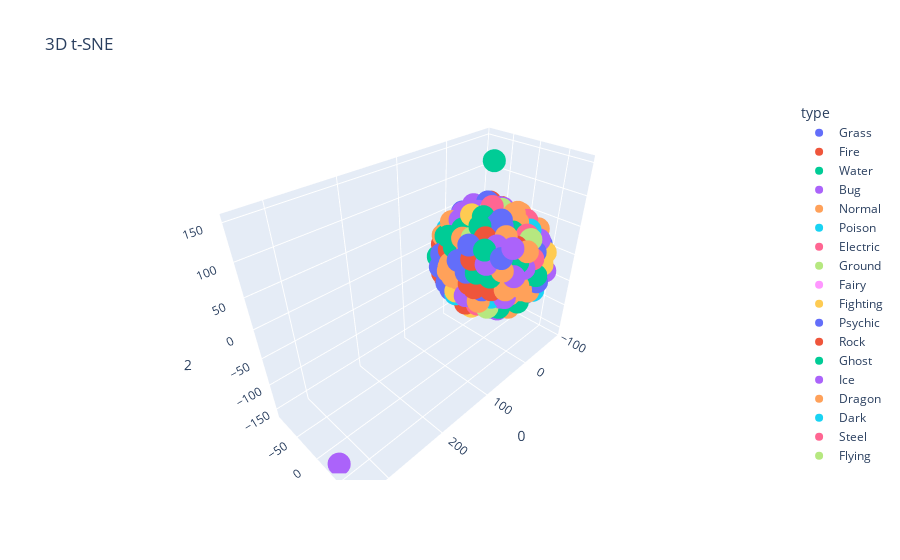

Notebook code cell kept with this figure:
### Code cell
fig = px.scatter_3d(tsne, x=0, y=1, z=2, color=pokemon_types, labels={'color': 'type'}, hover_name=filenames, title='3D t-SNE')
fig.show()

### Figure 1 — Plotly figure (JSON) as saved in the notebook; plotly's stock layout.template omitted (floating-point values rounded to 4 significant figures)
{"data": [{"hovertemplate": "<b>%{hovertext}</b><br><br>type=Grass<br>0=%{x}<br>1=%{y}<br>2=%{z}<extra></extra>", "hovertext": ["Bulbasaur", "Ivysaur", "Venusaur", "Oddish", "Gloom", "Vileplume", "Bellsprout", "Weepinbell", "Victreebel", "Exeggcute", "Exeggutor", "Tangela", "Chikorita", "Bayleef", "Meganium", "Bellossom", "Hoppip", "Skiploom", "Jumpluff", "Sunkern", "Sunflora", "Treecko", "Grovyle", "Sceptile", "Seedot", "Nuzleaf", "Shiftry", "Shroomish", "Breloom", "Roselia", "Cacnea", "Cacturne", "Tropius", "Turtwig", "Grotle", "Torterra", "Budew", "Roserade", "Cherubi", "Cherrim-beta", "Cherrim-sunshine", "Cherrim", "Carnivine", "Snover", "Abomasnow", "Tangrowth", "Leafeon", "Shaymin-sky", "Shaymin", "Snivy", "Servine", "Serperior", "Pansage", "Simisage", "Cottonee", "Whimsicott", "Petilil", "Lilligant", "Maractus", "Foongus", "Amoonguss", "Ferroseed", "Ferrothorn", "Virizion"], "legendgroup": "Grass", "marker": {"color": "#636efa", "symbol": "circle"}, "mode": "markers", "name": "Grass", "scene": "scene", "showlegend": true, "type": "scatter3d", "x": [23.17, 14.2, -0.808, -6.469, -59.74, 62.65, 28.49, -26.33, -7.422, 54.95, -72.21, -27.19, -8.598, -31.95, 5.917, -19.75, -48.65, 10.91, 77.34, -15.53, 51.82, -22.88, 78.02, -47.32, 14.63, -32.03, 48.93, 26.61, -15.99, -13.04, 3.3, -46.85, -1.269, -4.216, -30.53, 23.69, -13.6, -7.584, 40.92, -34.01, -27.37, -1.156, -76.9, -19.44, -50.93, -40.96, -10.25, 28.27, 19.95, 59.64, 1.037, 28.04, -5.307, -39.55, 26.15, 25.92, -7.178, 25.03, 6.505, 31.77, -2.801, 22.93, -22.9, -63.21], "y": [20.6, -41.82, -63.67, 21.1, 13.8, -47.76, 44.41, 63.26, -74.78, -24.66, 26.41, -24.09, -15.31, 48.62, 28.03, -4.257, 43.53, 25.57, 15.67, 35.51, -36.4, -32.73, 0.01772, 57.27, 22.97, -61.93, -35.52, -8.664, 51.36, 12.86, 54.85, 25.59, -34.69, -18.17, -55.89, -57.29, -1.885, -30.89, 14.74, -30.03, 7.818, -7.459, -15.02, -19.69, -13.7, -54.89, 80.56, -11.31, 4.432, 32.74, -56.19, 30.61, -17.76, -25.23, -12.62, -57.76, -5.674, -71.29, 30.31, 26.29, -53.57, 25.22, 36.69, 9.248], "z": [-24.03, -68.26, 56.39, 11.79, 24.66, 12.1, 39.43, 12.36, -37.58, 26.42, 31.12, 1.616, 17.85, -60.96, 46.54, 8.026, 0.2891, -21.71, 14.6, 10.41, -53.82, 54.35, 27.92, 27.48, -1.373, 44.17, -35.07, -30.17, 8.101, -51.14, -50.19, -15.83, -59.36, 26.95, -39.66, 39.57, 15.57, -77.3, -3.011, -45.17, -13.87, 36.32, 11.63, 29.3, -32.75, 22.46, -12.88, 36.91, -42.97, -16.79, -8.897, 29.95, 2.886, -28.46, -38.44, -4.259, 7.733, -28.07, -60.54, -0.03678, -62.45, -8.22, -29.25, 43.63]}, {"hovertemplate": "<b>%{hovertext}</b><br><br>type=Fire<br>0=%{x}<br>1=%{y}<br>2=%{z}<extra></extra>", "hovertext": ["Charmander", "Charmeleon", "Charizard", "Vulpix", "Ninetales", "Growlithe", "Arcanine", "Ponyta", "Rapidash", "Magmar", "Flareon", "Moltres", "Cyndaquil", "Quilava", "Typhlosion", "Slugma", "Magcargo", "Magby", "Entei", "Ho-oh", "Torchic", "Combusken", "Blaziken", "Numel", "Camerupt", "Torkoal", "Chimchar", "Monferno", "Infernape", "Magmortar", "Heatran", "Tepig", "Pignite", "Emboar", "Pansear", "Simisear", "Darumaka", "Darmanitan-zen", "Darmanitan", "Heatmor"], "legendgroup": "Fire", "marker": {"color": "#EF553B", "symbol": "circle"}, "mode": "markers", "name": "Fire", "scene": "scene", "showlegend": true, "type": "scatter3d", "x": [1.396, 10.41, -17.35, 9.766, -5.243, 9.805, 57.58, 47.15, -53.74, 45.65, 49.8, 44.42, 41.71, 61.47, 42.26, -21.06, -45.19, 24.98, 71.0, 36.62, -15.27, -9.601, -62.54, -67.26, 9.015, 19.7, -42.19, -22.55, 41.1, -63.46, -10.8, 43.15, -13.78, -1.411, -13.57, 10.33, -10.71, -18.01, 12.78, -51.83], "y": [-36.98, -82.93, 40.65, -4.736, -57.34, 69.64, -50.05, -52.47, -47.75, -54.41, -11.9, -14.16, 45.95, -32.98, 18.33, 34.98, -31.09, 1.185, 19.28, -9.279, 29.5, 14.24, 53.77, 10.74, -20.04, 18.2, 31.12, 48.64, -61.59, -47.93, 20.99, 36.04, -43.68, -83.38, -21.89, -69.62, 39.33, -17.77, 52.99, -35.45], "z": [-9.083, -21.98, -6.42, -64.01, -42.7, 1.179, -25.8, -43.31, 45.56, 10.34, 24.84, 40.74, -12.02, 25.43, 58.39, 26.7, -61.73, 28.47, 35.12, -58.91, 20.38, 39.52, -4.46, -23.62, -61.12, -68.58, 7.835, 36.05, -25.49, -6.385, -35.75, 1.717, -16.82, 10.95, -25.05, 42.29, -53.94, 3.255, 45.19, -9.182]}, {"hovertemplate": "<b>%{hovertext}</b><br><br>type=Water<br>0=%{x}<br>1=%{y}<br>2=%{z}<extra></extra>", "hovertext": ["Squirtle", "Wartortle", "Blastoise", "Psyduck", "Golduck", "Poliwag", "Poliwhirl", "Poliwrath", "Tentacool", "Tentacruel", "Slowpoke", "Slowbro", "Seel", "Dewgong", "Shellder", "Cloyster", "Krabby", "Kingler", "Horsea", "Seadra", "Goldeen", "Seaking", "Staryu", "Starmie", "Magikarp", "Gyarados", "Lapras", "Vaporeon", "Totodile", "Croconaw", "Feraligatr", "Chinchou", "Lanturn", "Marill", "Azumarill", "Politoed", "Wooper", "Quagsire", "Slowking", "Qwilfish", "Corsola", "Remoraid", "Octillery", "Mantine", "Kingdra", "Suicune", "Mudkip", "Marshtomp", "Swampert", "Lotad", "Lombre", "Ludicolo", "Wingull", "Pelipper", "Carvanha", "Sharpedo", "Wailmer", "Wailord", "Barboach", "Whiscash", "Corphish", "Crawdaunt", "Feebas", "Milotic", "Clamperl", "Huntail", "Gorebyss", "Relicanth", "Luvdisc", "Kyogre", "Piplup", "Prinplup", "Empoleon", "Buizel", "Floatzel", "Shellos-east", "Shellos-west", "Shellos", "Gastrodon-east", "Gastrodon-west", "Gastrodon", "Finneon", "Lumineon", "Mantyke", "Palkia", "Phione", "Manaphy", "Oshawott", "Dewott", "Samurott", "Panpour", "Simipour", "Tympole", "Palpitoad", "Seismitoad", "Basculin-blue-striped", "Basculin", "Tirtouga", "Carracosta", "Ducklett", "Swanna", "Frillish", "Jellicent", "Alomomola", "Keldeo-resolute", "Keldeo"], "legendgroup": "Water", "marker": {"color": "#00cc96", "symbol": "circle"}, "mode": "markers", "name": "Water", "scene": "scene", "showlegend": true, "type": "scatter3d", "x": [2.078, 57.26, -41.22, -18.67, -31.47, 6.541, -35.37, -33.65, -8.521, 46.41, 33.75, -14.71, -21.96, 19.59, 33.5, -69.92, -25.89, -15.69, 0.2565, -35.56, 25.18, 13.71, 30.77, -25.77, -13.11, -13.46, 44.68, 24.15, 2.764, 12.85, -61.33, 69.44, 0.6084, 15.78, 55.21, 6.821, 12.6, -24.5, -2.86, 22.26, -25.92, -19.44, 2.001, -11.99, -21.06, 25.06, 27.97, 25.11, 44.51, 22.93, -37.69, 48.15, -7.726, -43.53, -41.82, -73.73, -49.58, -44.64, 12.55, 33.25, -7.047, 15.34, -36.28, 20.55, -35.12, -31.38, -42.98, -31.65, 11.96, -70.05, 14.46, 31.57, 19.66, -28.19, 37.31, -10.62, -12.11, 19.08, 33.62, 43.0, 37.26, 20.45, 0.3472, 5.3, -72.03, 25.61, -26.11, 0.09475, 10.86, 40.27, 67.44, -29.67, 2.271, -29.01, -54.69, 4.118, 1.669, 47.74, 61.91, 2.917, -69.95, 17.16, 29.99, 12.46, 26.78, 51.82], "y": [-26.64, -40.07, -62.74, 30.08, 16.82, -24.92, -48.9, 67.12, 52.62, -54.44, -74.1, -18.88, -48.71, 45.91, 2.655, -31.96, 11.97, -13.01, 6.306, -15.39, 3.019, 0.971, 44.48, -48.74, 38.45, 63.68, 53.69, -1.905, -15.72, -54.43, -46.24, 27.96, 83.95, -29.15, 28.65, 40.37, 3.82, -60.84, 8.358, 8.271, -3.17, -14.17, -10.67, -0.8347, 52.22, 66.07, -30.68, 4.794, -0.9917, 29.89, -9.549, 25.27, 46.01, 11.45, -3.93, -12.21, -4.379, -37.21, 21.94, -44.96, -35.89, 4.892, 2.771, 71.04, -24.74, 51.97, 64.74, 20.6, 28.19, 31.41, -17.04, -8.959, -54.84, 16.7, 49.7, -27.41, -18.09, -16.28, -10.31, -24.02, -16.53, 8.837, 54.56, 38.77, -36.48, -41.02, 8.38, 18.25, -4.917, 13.0, -17.61, 50.09, 47.74, -29.99, -30.01, 34.96, 30.52, 3.779, 46.9, -4.275, 35.49, 41.53, 35.69, -12.6, -17.38, -65.56], "z": [-6.97, 44.0, 7.999, -19.08, -48.01, -13.9, -56.17, -23.78, -64.68, 34.82, -9.998, -49.98, 2.88, -34.42, -5.785, 31.56, -25.26, -74.46, -3.797, -75.65, -64.55, -49.9, 7.321, -8.324, -43.05, -21.9, 5.495, 78.17, -3.39, 24.09, -28.96, 15.09, 4.846, -8.878, 47.7, -25.16, 7.583, 27.12, 50.72, -24.72, -14.96, -13.47, 50.4, -69.6, -46.23, 30.02, 5.746, 55.96, 32.61, -18.26, 7.824, 13.57, -23.01, 11.17, 48.19, 39.88, -2.299, 25.53, -43.31, -30.37, -29.0, -80.44, 14.6, -39.67, 30.59, -32.26, 2.818, 5.541, 11.29, -29.44, 4.849, 1.521, -28.95, 19.74, -52.29, 13.64, 55.65, 18.54, 57.21, 57.17, 56.17, -11.21, 2.089, 61.4, -8.596, 9.115, 6.374, 2.519, 18.25, -63.5, 38.39, 0.1667, -15.5, 25.16, -27.29, -36.15, -41.53, -11.52, 13.72, 12.31, -5.869, 25.99, -42.29, -13.26, 11.87, -4.413]}, {"hovertemplate": "<b>%{hovertext}</b><br><br>type=Bug<br>0=%{x}<br>1=%{y}<br>2=%{z}<extra></extra>", "hovertext": ["Caterpie", "Metapod", "Butterfree", "Weedle", "Kakuna", "Beedrill", "Paras", "Parasect", "Venonat", "Venomoth", "Scyther", "Pinsir", "Ledyba", "Ledian", "Spinarak", "Ariados", "Yanma", "Pineco", "Forretress", "Scizor", "Shuckle", "Heracross", "Wurmple", "Silcoon", "Beautifly", "Cascoon", "Dustox", "Surskit", "Masquerain", "Nincada", "Ninjask", "Shedinja", "Volbeat", "Illumise", "Kricketot", "Kricketune", "Burmy-beta", "Burmy-sandy", "Burmy-trash", "Burmy", "Wormadam-sandy", "Wormadam-trash", "Wormadam", "Mothim", "Combee", "Vespiquen", "Yanmega", "Sewaddle", "Swadloon", "Leavanny", "Venipede", "Whirlipede", "Scolipede", "Dwebble", "Crustle", "Karrablast", "Escavalier", "Joltik", "Galvantula", "Shelmet", "Accelgor", "Durant", "Larvesta", "Volcarona", "Genesect-burn", "Genesect-chill", "Genesect-douse", "Genesect-shock", "Genesect"], "legendgroup": "Bug", "marker": {"color": "#ab63fa", "symbol": "circle"}, "mode": "markers", "name": "Bug", "scene": "scene", "showlegend": true, "type": "scatter3d", "x": [4.486, 5.313, -5.713, -21.18, -10.73, -34.01, 24.09, 9.111, -25.51, -31.07, 37.79, -36.15, -17.77, -32.02, 28.2, -42.6, -41.08, 21.25, -0.8132, -33.38, 11.83, 58.94, 12.27, -13.14, -57.2, 1.844, 9.85, 13.7, -29.84, 37.15, -4.482, -26.32, 21.24, 61.73, -36.87, -24.81, -16.1, -0.9017, -4.732, -8.604, 2.935, 8.401, 6.55, 2.511, -38.29, 7.827, 33.42, 26.95, -7.227, -13.06, 40.68, -54.2, 4.745, -3.672, -20.53, -3.281, 29.69, 0.9891, -5.876, -5.772, 14.52, 39.94, -18.18, -27.29, -31.58, -27.44, -22.04, -20.71, -28.87], "y": [-25.72, -19.03, -46.27, 20.23, 22.84, 60.56, -13.27, 44.11, -35.27, -11.17, 70.79, -35.78, 28.11, 79.23, 16.45, 52.04, 53.43, 29.02, 7.256, 18.51, -17.9, 13.02, -17.38, -3.917, 30.63, -32.53, -21.18, 50.0, 35.81, 0.09989, -37.4, 4.021, -35.67, 38.48, 9.331, 0.7726, -5.957, 1.452, 2.663, -2.115, -24.85, -31.18, -26.21, -68.7, 38.5, -28.18, -38.41, 38.04, 25.05, -29.43, 10.8, 56.33, -65.28, 11.87, -59.97, 53.17, 58.54, 63.89, 25.45, 8.899, -49.43, 7.63, -33.99, -58.15, -15.03, -10.07, -14.15, -5.178, -6.273], "z": [9.105, 14.38, 72.92, 12.94, 23.54, 41.63, -73.91, 46.97, -3.278, 24.05, 14.29, -5.831, 55.99, -4.275, -37.28, -44.85, -12.27, -31.52, -63.09, -26.68, 40.67, 10.74, -27.3, -37.84, -49.09, -41.36, -36.5, -12.53, -46.04, -23.21, 52.59, -30.1, -35.96, 31.17, 35.81, 37.78, 29.1, 23.81, 16.99, 25.3, 63.29, 66.98, 72.66, 25.55, -23.85, 45.39, 63.13, -5.372, 52.76, 39.21, -43.45, 13.68, 7.836, -21.94, -42.61, 32.51, 52.04, -13.31, -49.2, -35.51, 65.1, -32.09, 65.31, -23.4, 69.73, 62.59, 70.43, 67.6, 72.25]}, {"hovertemplate": "<b>%{hovertext}</b><br><br>type=Normal<br>0=%{x}<br>1=%{y}<br>2=%{z}<extra></extra>", "hovertext": ["Pidgey", "Pidgeotto", "Pidgeot", "Rattata", "Raticate", "Spearow", "Fearow", "Jigglypuff", "Wigglytuff", "Meowth", "Persian", "Farfetch'd", "Doduo", "Dodrio", "Lickitung", "Chansey", "Kangaskhan", "Tauros", "Ditto", "Eevee", "Porygon", "Snorlax", "Sentret", "Furret", "Hoothoot", "Noctowl", "Igglybuff", "Aipom", "Girafarig", "Dunsparce", "Teddiursa", "Ursaring", "Porygon2", "Stantler", "Smeargle", "Miltank", "Blissey", "Zigzagoon", "Linoone", "Taillow", "Swellow", "Slakoth", "Vigoroth", "Slaking", "Whismur", "Loudred", "Exploud", "Azurill", "Skitty", "Delcatty", "Spinda", "Swablu", "Zangoose", "Castform-rainy", "Castform-snowy", "Castform-sunny", "Castform", "Kecleon", "Starly", "Staravia", "Staraptor", "Bidoof", "Bibarel", "Ambipom", "Buneary", "Lopunny", "Glameow", "Purugly", "Happiny", "Chatot", "Munchlax", "Lickilicky", "Porygon-Z", "Regigigas", "Arceus-bug", "Arceus-dark", "Arceus-dragon", "Arceus-electric", "Arceus-fighting", "Arceus-fire", "Arceus-flying", "Arceus-ghost", "Arceus-grass", "Arceus-ground", "Arceus-ice", "Arceus-normal", "Arceus-poison", "Arceus-psychic", "Arceus-rock", "Arceus-steel", "Arceus-unknown", "Arceus-water", "Arceus", "Patrat", "Watchog", "Lillipup", "Herdier", "Stoutland", "Pidove", "Tranquill", "Unfezant", "Audino", "Minccino", "Cinccino", "Deerling-autumn", "Deerling-summer", "Deerling-winter", "Deerling", "Sawsbuck-autumn", "Sawsbuck-summer", "Sawsbuck-winter", "Sawsbuck", "Bouffalant", "Rufflet", "Braviary", "Meloetta-pirouette", "Meloetta"], "legendgroup": "Normal", "marker": {"color": "#FFA15A", "symbol": "circle"}, "mode": "markers", "name": "Normal", "scene": "scene", "showlegend": true, "type": "scatter3d", "x": [42.06, -38.67, 49.12, -35.46, 55.26, 36.34, -82.52, -12.89, -33.56, -54.68, 70.04, -59.28, -87.22, 57.98, 31.66, -24.5, -58.39, 54.13, 21.21, -29.35, 40.37, 27.24, -74.57, -52.55, -27.24, 21.25, 36.7, -77.76, -11.12, -29.9, -12.13, -51.76, -35.29, -65.36, 9.631, -42.78, -14.09, -20.6, -6.881, 0.0452, 57.3, 30.17, 11.05, 7.262, 39.41, -28.67, -27.97, -2.262, -15.73, -49.71, -45.04, -41.09, 40.23, -42.87, -65.86, -6.24, 16.06, -4.049, 12.35, 27.62, 13.48, -21.77, 47.99, -41.59, 26.61, -34.47, -6.695, -44.62, -19.65, 11.21, -13.68, -16.1, -29.07, 8.743, 60.37, 66.95, 78.41, 71.19, 67.16, 66.49, 54.44, 72.24, 58.12, 75.75, 60.56, -22.23, 70.62, 77.34, 60.14, 69.66, -19.08, 61.09, 68.34, 39.5, -14.77, -12.84, -52.41, 30.83, 41.16, 35.1, -3.811, -53.17, -24.52, 3.562, -36.22, -34.36, -33.95, -27.24, -53.74, -47.77, -41.16, -45.93, 8.334, -39.63, 7.687, 33.61, -17.17], "y": [-18.51, 0.2119, 58.14, -73.44, -33.64, 0.3499, -4.324, 17.56, -75.99, 25.62, 35.45, 9.528, -2.372, -10.59, -35.57, -30.39, -20.25, 20.49, -12.03, 18.25, -22.02, 23.67, 4.487, -2.031, 33.63, 8.823, 18.64, 5.053, -64.95, 22.76, 28.49, -46.73, 30.8, 16.62, 3.267, 29.9, -28.61, -11.38, -16.39, -16.21, -16.27, 3.883, 70.87, -20.58, 21.66, -15.48, -58.84, -42.51, 1.709, 39.04, -24.33, 13.8, 16.25, -18.78, -11.29, -25.6, -2.168, -20.57, -50.76, -26.98, 39.35, 7.982, 65.86, 9.106, -3.18, -15.37, 20.78, -55.73, 10.02, -39.25, -34.86, -48.37, -13.05, 57.33, -21.17, -12.52, -9.556, -21.44, -2.835, -13.01, -12.37, -1.332, -9.108, -10.58, -11.1, 18.21, -17.3, -19.5, -20.03, -5.437, 21.53, -2.72, -26.4, -36.53, -71.51, -7.538, 45.26, 75.13, -11.96, -71.29, 63.96, -27.98, 64.03, -19.95, -38.72, -41.61, -32.72, -37.88, 9.08, 14.43, 12.58, 12.11, -46.75, 1.331, -46.05, -55.53, -46.68], "z": [-18.96, -60.09, 23.1, -4.812, -16.63, 10.92, -23.73, -21.31, 18.99, 32.51, -31.06, 10.9, 0.4134, 52.66, -63.73, -29.39, -27.06, -1.293, -22.77, 46.54, -1.187, 53.21, 28.94, 18.38, 43.45, 40.29, 13.16, -7.726, 0.0149, -13.28, 35.79, 10.62, 22.74, -4.66, 66.86, 46.6, -43.24, -42.19, -62.68, -18.88, -31.82, -35.23, 44.17, -76.14, -26.7, -59.66, 8.91, 19.88, -24.95, 19.78, 5.415, -5.127, 23.21, -3.983, -4.983, -33.48, -6.378, 42.9, 7.646, 42.1, -50.34, -39.89, -6.032, -21.49, 14.44, -40.09, -62.2, -26.63, 33.22, 17.84, 24.37, 36.18, 40.9, -29.66, -4.777, 1.08, -3.634, 10.22, 10.06, 15.19, -1.207, 0.5852, 8.507, 8.252, -10.17, 70.76, -8.755, 0.7943, 6.661, -9.863, 76.19, -1.566, 0.6407, -20.1, 17.72, -5.261, 47.56, -3.089, -11.85, 25.22, -38.84, 15.84, -8.23, -50.89, 41.33, 49.85, 48.06, 44.06, 60.23, 53.4, 67.91, 62.27, -18.6, 28.95, -37.58, 54.54, 12.97]}, {"hovertemplate": "<b>%{hovertext}</b><br><br>type=Poison<br>0=%{x}<br>1=%{y}<br>2=%{z}<extra></extra>", "hovertext": ["Ekans", "Arbok", "Nidoran", "Nidorina", "Nidoqueen", "Nidoran", "Nidorino", "Nidoking", "Zubat", "Golbat", "Grimer", "Muk", "Koffing", "Weezing", "Crobat", "Gulpin", "Swalot", "Seviper", "Stunky", "Skuntank", "Skorupi", "Drapion", "Croagunk", "Toxicroak", "Trubbish", "Garbodor"], "legendgroup": "Poison", "marker": {"color": "#19d3f3", "symbol": "circle"}, "mode": "markers", "name": "Poison", "scene": "scene", "showlegend": true, "type": "scatter3d", "x": [-4.349, 11.36, 17.0, 60.45, -63.19, -3.198, -31.12, -77.89, 8.084, 53.43, -9.591, 24.71, 17.41, 60.67, 1.329, 4.045, 10.35, -19.22, -6.203, -64.07, -30.06, -23.25, 14.41, 50.03, -76.36, -40.47], "y": [-50.73, 15.83, -3.664, 5.512, -51.12, -2.223, -23.59, -30.26, 58.25, 45.7, -6.693, -20.53, -11.06, -18.09, -45.22, 9.399, -4.593, -62.93, 19.24, -61.31, -42.87, -35.72, -7.18, -2.986, 25.83, 29.04], "z": [-27.18, 55.62, 5.88, -40.85, 25.0, -13.42, 11.15, -1.429, 15.35, -26.65, -21.79, -57.53, 46.33, -49.24, 52.19, 34.26, -35.47, -52.3, -10.58, 6.201, -22.18, 6.653, 63.16, -45.77, 10.08, -36.13]}, {"hovertemplate": "<b>%{hovertext}</b><br><br>type=Electric<br>0=%{x}<br>1=%{y}<br>2=%{z}<extra></extra>", "hovertext": ["Pikachu", "Raichu", "Magnemite", "Magneton", "Voltorb", "Electrode", "Electabuzz", "Jolteon", "Zapdos", "Pichu-beta", "Pichu-spiky-eared", "Pichu", "Mareep", "Flaaffy", "Ampharos", "Elekid", "Raikou", "Electrike", "Manectric", "Plusle", "Minun", "Shinx", "Luxio", "Luxray", "Pachirisu", "Magnezone", "Electivire", "Rotom-fan", "Rotom-frost", "Rotom-heat", "Rotom-mow", "Rotom-wash", "Rotom", "Blitzle", "Zebstrika", "Emolga", "Tynamo", "Eelektrik", "Eelektross", "Thundurus-therian", "Thundurus"], "legendgroup": "Electric", "marker": {"color": "#FF6692", "symbol": "circle"}, "mode": "markers", "name": "Electric", "scene": "scene", "showlegend": true, "type": "scatter3d", "x": [-40.58, -3.334, -9.184, -35.29, 42.42, -48.28, 20.57, -35.25, 30.36, -20.51, -14.49, 25.36, -26.98, -24.17, 7.791, -4.803, -39.84, 3.338, -18.91, -5.877, -27.76, 29.64, 30.61, -62.5, -44.24, -12.7, 61.32, 6.893, -56.0, -35.58, 44.57, -74.48, 5.374, 22.7, -8.855, 41.76, -67.82, 43.66, 11.58, -53.24, -6.446], "y": [18.49, 12.56, 31.85, 36.35, 29.71, -16.8, -23.3, 0.08187, -41.25, 16.7, 8.971, 44.6, -13.59, -32.64, -75.45, -15.99, 42.46, 49.41, -62.64, -33.12, 32.22, -1.427, -41.02, -30.59, -2.54, 35.94, 0.6822, -0.526, 6.497, 33.72, 30.49, 6.888, 35.73, -24.63, -73.24, -22.73, -93.99, -30.88, -68.88, 58.59, 56.08], "z": [33.8, 65.28, -30.16, -8.252, -11.62, -51.66, 56.99, -32.6, 34.66, -4.673, 16.1, -19.77, -26.02, -14.28, -5.805, -33.0, 34.1, -41.99, -7.377, 4.237, -1.826, -48.0, -46.59, 21.13, -45.74, -73.78, 32.0, 88.97, -14.08, 63.91, -38.2, 11.82, 33.26, -24.37, -6.941, -45.51, 23.26, 39.18, -43.13, -23.21, 58.55]}, {"hovertemplate": "<b>%{hovertext}</b><br><br>type=Ground<br>0=%{x}<br>1=%{y}<br>2=%{z}<extra></extra>", "hovertext": ["Sandshrew", "Sandslash", "Diglett", "Dugtrio", "Cubone", "Marowak", "Rhyhorn", "Rhydon", "Gligar", "Phanpy", "Donphan", "Trapinch", "Vibrava", "Flygon", "Baltoy", "Claydol", "Groudon", "Hippopotas", "Hippowdon", "Rhyperior", "Gliscor", "Drilbur", "Excadrill", "Sandile", "Krokorok", "Krookodile", "Stunfisk", "Golett", "Golurk", "Landorus-therian", "Landorus"], "legendgroup": "Ground", "marker": {"color": "#B6E880", "symbol": "circle"}, "mode": "markers", "name": "Ground", "scene": "scene", "showlegend": true, "type": "scatter3d", "x": [14.55, -56.9, -12.16, 0.004883, -11.19, -31.12, 14.01, -63.84, 48.68, 22.04, -53.39, 14.41, 9.521, -27.77, 19.82, 55.34, -65.31, -14.41, -64.48, -77.18, -12.3, 26.97, -58.09, 1.413, 45.28, -65.93, -45.48, -45.17, -33.87, 0.4133, -10.87], "y": [-43.69, 39.25, 45.75, 35.19, 7.567, -77.23, -57.6, -19.87, -0.04898, -8.847, -20.18, -24.73, -40.92, -32.25, 35.95, 41.39, -32.72, -2.463, -7.079, -24.63, -41.78, -24.94, -32.94, 14.73, -51.14, -11.36, -4.611, 12.32, 48.32, -9.836, 58.33], "z": [-4.428, -17.62, 0.2913, 49.32, -11.57, -24.0, 42.47, -32.67, 53.99, -4.709, -9.032, 29.46, 34.57, -53.29, 16.86, -46.81, -15.48, -54.85, -49.46, -23.78, -2.717, -40.59, 2.701, -44.67, -10.99, -16.33, -18.6, -38.72, 16.52, 74.89, 48.27]}, {"hovertemplate": "<b>%{hovertext}</b><br><br>type=Fairy<br>0=%{x}<br>1=%{y}<br>2=%{z}<extra></extra>", "hovertext": ["Clefairy", "Clefable", "Cleffa", "Togepi", "Togetic", "Snubbull", "Granbull", "Togekiss"], "legendgroup": "Fairy", "marker": {"color": "#FF97FF", "symbol": "circle"}, "mode": "markers", "name": "Fairy", "scene": "scene", "showlegend": true, "type": "scatter3d", "x": [-37.56, -19.47, 3.888, 10.04, -23.23, -24.41, -45.67, 25.08], "y": [-16.35, -43.27, 15.08, 1.571, 22.88, 19.3, -50.8, -38.0], "z": [-21.82, -37.92, -12.29, -10.12, -33.67, 33.47, -12.18, 26.61]}, {"hovertemplate": "<b>%{hovertext}</b><br><br>type=Fighting<br>0=%{x}<br>1=%{y}<br>2=%{z}<extra></extra>", "hovertext": ["Mankey", "Primeape", "Machop", "Machoke", "Machamp", "Hitmonlee", "Hitmonchan", "Tyrogue", "Hitmontop", "Makuhita", "Hariyama", "Meditite", "Medicham", "Riolu", "Lucario", "Timburr", "Gurdurr", "Conkeldurr", "Throh", "Sawk", "Mienfoo", "Mienshao"], "legendgroup": "Fighting", "marker": {"color": "#FECB52", "symbol": "circle"}, "mode": "markers", "name": "Fighting", "scene": "scene", "showlegend": true, "type": "scatter3d", "x": [13.65, -17.76, -51.58, -63.21, 72.89, 27.5, -19.09, -31.41, 44.24, -37.33, -35.99, 40.12, -51.14, -35.46, 22.21, 12.57, 39.2, 49.65, -12.76, 12.27, -27.54, -19.0], "y": [-52.17, 80.92, -20.47, -12.2, -6.821, -21.45, 51.0, -7.453, 33.19, -47.81, 72.67, -7.597, 25.25, 1.009, -81.33, 13.32, -1.861, -37.75, -4.615, 52.25, -3.732, -40.47], "z": [-52.18, 14.44, 46.39, 25.47, -32.05, 75.52, 23.57, -0.758, 32.37, 1.592, 24.3, -42.26, -7.046, -2.795, 4.05, -36.23, -76.73, 0.5195, 45.16, 26.48, -47.92, -66.04]}, {"hovertemplate": "<b>%{hovertext}</b><br><br>type=Psychic<br>0=%{x}<br>1=%{y}<br>2=%{z}<extra></extra>", "hovertext": ["Abra", "Kadabra", "Alakazam", "Drowzee", "Hypno", "Mr. Mime", "Mewtwo", "Mew", "Natu", "Xatu", "Espeon", "Unown-a", "Unown-b", "Unown-c", "Unown-d", "Unown-exclamation", "Unown-e", "Unown-f", "Unown-g", "Unown-h", "Unown-i", "Unown-j", "Unown-k", "Unown-l", "Unown-m", "Unown-n", "Unown-o", "Unown-p", "Unown-question", "Unown-q", "Unown-r", "Unown-s", "Unown-t", "Unown-u", "Unown-v", "Unown-w", "Unown-x", "Unown-y", "Unown-z", "Unown", "Wobbuffet", "Lugia", "Celebi", "Ralts", "Kirlia", "Gardevoir", "Spoink", "Grumpig", "Chimecho", "Wynaut", "Deoxys-attack", "Deoxys-defense", "Deoxys-speed", "Deoxys", "Chingling", "Mime Jr.", "Gallade", "Uxie", "Mesprit", "Azelf", "Cresselia", "Victini", "Munna", "Musharna", "Woobat", "Swoobat", "Sigilyph", "Gothita", "Gothorita", "Gothitelle", "Solosis", "Duosion", "Reuniclus", "Elgyem", "Beheeyem"], "legendgroup": "Psychic", "marker": {"color": "#636efa", "symbol": "circle"}, "mode": "markers", "name": "Psychic", "scene": "scene", "showlegend": true, "type": "scatter3d", "x": [30.79, -10.5, -43.26, -37.9, -66.91, 67.53, 59.61, 68.55, 48.8, -27.99, -11.0, 14.11, 15.12, 28.13, 30.41, 26.13, 2.537, 12.06, -4.416, 33.49, 8.306, 1.653, -24.68, -0.8573, 1.638, -7.481, 37.89, -0.01774, 16.86, 35.34, 1.396, -4.744, 21.27, 10.39, 13.6, 26.9, -1.903, -3.286, 3.623, 9.484, -19.7, 3.532, 0.4225, -2.124, -54.2, 38.33, -11.54, -38.2, -55.78, 10.81, 10.58, 15.62, 44.48, 19.76, -25.94, 44.91, 65.86, 8.954, -45.45, 17.72, 22.23, -10.55, 17.82, 30.06, 22.9, 55.69, -55.52, 23.29, -54.95, -17.13, 16.09, -24.08, -21.16, -1.112, -21.83], "y": [47.81, -22.71, 18.03, -36.6, 42.09, -45.56, 34.8, -29.94, 2.246, -44.6, -78.35, 42.03, 16.3, 16.49, 27.38, 11.33, 23.11, 10.58, 38.16, 23.62, 32.92, 36.06, 47.43, 50.76, 21.4, 29.35, 20.39, 40.3, 8.502, 4.274, 32.08, 35.04, 16.04, 14.62, 16.09, 8.364, 39.96, 42.17, 25.54, 43.75, 2.615, 23.72, 9.529, -3.216, 2.415, 32.15, 6.612, -34.93, 19.62, -1.924, 20.61, 26.75, 39.95, 21.04, 35.76, 51.57, 8.387, 1.285, -15.4, -12.56, 52.03, -59.37, -4.734, 57.45, 12.25, 19.6, 5.615, 24.15, 22.15, 66.73, 17.51, -16.09, -84.16, -33.07, -18.36], "z": [22.85, 83.47, -55.02, 10.52, 19.27, -8.008, 1.475, -30.14, 19.29, 23.9, -19.72, 4.494, 23.01, -5.951, 12.0, 18.53, 30.24, -1.522, 24.83, -17.16, 23.61, 14.69, -17.73, 15.81, -29.33, -22.06, -11.92, 3.755, 22.01, 28.05, 3.958, -13.24, 8.351, -19.21, 12.22, 4.378, -6.864, 15.79, 20.71, 11.01, -3.538, -77.94, 8.492, 45.19, 38.81, -60.89, 3.388, -35.5, -0.2151, 33.78, 75.94, 69.94, 17.97, 72.77, 9.129, 39.2, 51.92, 48.44, 18.68, -45.85, -41.77, -24.14, -20.5, -7.174, -50.29, 27.53, -61.13, 20.06, -29.14, 30.03, -12.94, -35.11, 3.46, 19.44, 45.9]}, {"hovertemplate": "<b>%{hovertext}</b><br><br>type=Rock<br>0=%{x}<br>1=%{y}<br>2=%{z}<extra></extra>", "hovertext": ["Geodude", "Graveler", "Golem", "Onix", "Omanyte", "Omastar", "Kabuto", "Kabutops", "Aerodactyl", "Sudowoodo", "Larvitar", "Pupitar", "Tyranitar", "Nosepass", "Lunatone", "Solrock", "Lileep", "Cradily", "Anorith", "Armaldo", "Regirock", "Cranidos", "Rampardos", "Shieldon", "Bastiodon", "Bonsly", "Probopass", "Roggenrola", "Boldore", "Gigalith", "Archen", "Archeops", "Terrakion"], "legendgroup": "Rock", "marker": {"color": "#EF553B", "symbol": "circle"}, "mode": "markers", "name": "Rock", "scene": "scene", "showlegend": true, "type": "scatter3d", "x": [-2.882, -47.45, -59.72, 54.38, 10.83, -43.96, 36.23, -37.83, 76.56, -58.13, -14.93, -23.4, 30.04, -31.63, -44.18, 60.31, 40.21, -52.07, -38.96, -47.24, 69.09, 34.4, -28.41, 17.76, -46.54, -24.46, -12.99, 1.993, 7.215, -45.54, 58.54, 34.94, -65.99], "y": [13.28, 27.76, -15.86, -1.765, 3.392, -30.94, 34.42, -38.9, 31.3, -11.53, -23.17, -12.27, 25.82, -21.53, -9.189, 49.69, -67.82, -41.54, 18.81, -12.54, 15.58, -12.12, 5.527, -34.35, -22.51, 1.796, -71.37, 11.95, 14.5, -57.04, 21.76, 4.244, -3.44], "z": [-52.25, -51.74, 7.5, -62.4, -25.13, -13.35, -20.95, 69.34, -5.287, 51.78, 20.65, 16.15, -55.26, -10.82, -10.15, -7.746, 12.86, -46.07, -72.57, 33.46, -9.57, 22.91, 55.09, 3.843, 62.51, 20.87, 39.03, 21.35, -56.82, 30.38, -34.72, 41.9, 0.6009]}, {"hovertemplate": "<b>%{hovertext}</b><br><br>type=Ghost<br>0=%{x}<br>1=%{y}<br>2=%{z}<extra></extra>", "hovertext": ["Gastly", "Haunter", "Gengar", "Misdreavus", "Shuppet", "Banette", "Duskull", "Dusclops", "Drifloon", "Drifblim", "Mismagius", "Spiritomb", "Dusknoir", "Giratina-origin", "Giratina", "Yamask", "Cofagrigus", "Litwick", "Lampent", "Chandelure"], "legendgroup": "Ghost", "marker": {"color": "#00cc96", "symbol": "circle"}, "mode": "markers", "name": "Ghost", "scene": "scene", "showlegend": true, "type": "scatter3d", "x": [14.91, -0.6833, -39.5, 31.72, 31.21, 29.28, 38.61, 17.94, 4.326, 39.2, -5.537, -6.721, -1.736, -65.38, 11.23, -11.78, 52.79, 4.972, -15.64, 23.71], "y": [-33.88, -7.509, -41.0, -28.39, -38.78, -50.37, -25.11, 29.88, -36.08, 4.881, -4.041, -13.61, 2.968, 12.39, 14.61, 53.29, 18.36, -5.848, 17.4, -19.05], "z": [-50.87, -42.0, -23.73, -10.79, -15.18, 7.31, -29.15, 32.56, 5.311, 70.64, 59.46, 150.4, -50.35, -43.52, 39.56, -6.295, -18.65, 0.6484, -75.24, -5.384]}, {"hovertemplate": "<b>%{hovertext}</b><br><br>type=Ice<br>0=%{x}<br>1=%{y}<br>2=%{z}<extra></extra>", "hovertext": ["Jynx", "Articuno", "Swinub", "Piloswine", "Delibird", "Smoochum", "Snorunt", "Glalie", "Spheal", "Sealeo", "Walrein", "Regice", "Glaceon", "Mamoswine", "Froslass", "Vanillite", "Vanillish", "Vanilluxe", "Cubchoo", "Beartic", "Cryogonal"], "legendgroup": "Ice", "marker": {"color": "#ab63fa", "symbol": "circle"}, "mode": "markers", "name": "Ice", "scene": "scene", "showlegend": true, "type": "scatter3d", "x": [17.69, 43.6, -1.095, -8.152, -7.019, 19.63, -8.88, -11.88, 28.72, -45.83, 37.55, 39.82, 76.0, -28.25, 50.79, 336.5, 6.28, 17.59, 3.593, 21.83, -1.98], "y": [-61.9, 62.87, 3.894, -44.34, -56.91, 32.98, 8.584, -43.2, -16.31, 18.75, 52.27, 37.89, 14.85, 3.889, 12.21, 32.95, -3.624, 72.91, 25.88, 36.7, -54.53], "z": [-9.965, -23.65, -24.99, 36.0, 18.57, 2.744, 29.69, -48.38, -20.85, 18.44, -31.68, 51.91, -27.97, -74.28, 41.59, -158.1, -21.7, 20.09, -8.101, -70.84, 35.42]}, {"hovertemplate": "<b>%{hovertext}</b><br><br>type=Dragon<br>0=%{x}<br>1=%{y}<br>2=%{z}<extra></extra>", "hovertext": ["Dratini", "Dragonair", "Dragonite", "Altaria", "Bagon", "Shelgon", "Salamence", "Latias", "Latios", "Rayquaza", "Gible", "Gabite", "Garchomp", "Axew", "Fraxure", "Haxorus", "Druddigon", "Reshiram", "Zekrom", "Kyurem-black", "Kyurem-white", "Kyurem"], "legendgroup": "Dragon", "marker": {"color": "#FFA15A", "symbol": "circle"}, "mode": "markers", "name": "Dragon", "scene": "scene", "showlegend": true, "type": "scatter3d", "x": [24.73, -8.185, 41.76, 28.97, 20.52, -31.05, 13.48, -81.33, 20.82, 35.35, -14.06, -24.37, -14.17, 6.424, -53.56, -17.75, 3.362, 18.88, -69.18, 9.99, -53.91, 29.64], "y": [41.8, 36.16, -24.74, 60.61, -11.37, -66.26, 51.28, 21.46, -65.48, -40.88, -27.59, 14.07, 68.02, -15.02, -28.42, 7.605, 75.95, 72.88, -11.45, 33.68, 42.86, -60.22], "z": [62.5, 71.23, -66.17, -26.3, 30.6, -7.791, -64.02, -16.2, 12.52, -5.06, -6.651, -59.37, -0.714, 24.86, 41.01, 53.9, -25.61, -17.02, -34.39, -10.31, -34.28, -46.2]}, {"hovertemplate": "<b>%{hovertext}</b><br><br>type=Dark<br>0=%{x}<br>1=%{y}<br>2=%{z}<extra></extra>", "hovertext": ["Umbreon", "Murkrow", "Sneasel", "Houndour", "Houndoom", "Poochyena", "Mightyena", "Sableye", "Absol", "Honchkrow", "Weavile", "Darkrai", "Purrloin", "Liepard", "Scraggy", "Scrafty", "Zorua", "Zoroark", "Pawniard", "Bisharp", "Vullaby", "Mandibuzz", "Deino", "Zweilous", "Hydreigon"], "legendgroup": "Dark", "marker": {"color": "#19d3f3", "symbol": "circle"}, "mode": "markers", "name": "Dark", "scene": "scene", "showlegend": true, "type": "scatter3d", "x": [2.002, -17.66, 46.21, 51.58, 6.289, -9.711, 14.56, 41.2, -6.757, 16.12, -26.15, -12.88, 31.32, -27.61, -2.496, 30.64, 21.49, -64.46, 42.76, -58.23, 20.2, -21.97, 17.89, -49.88, 44.5], "y": [-28.93, -53.67, 2.793, -18.93, -64.84, -28.14, 60.66, -33.6, 65.92, -79.86, 47.35, 26.9, -53.66, 31.01, -49.51, -23.12, -37.83, -25.78, -19.86, 27.91, -40.32, 69.47, -26.83, -59.83, -39.55], "z": [30.08, 54.69, 4.206, -23.88, -24.42, -16.04, -1.963, 14.61, 14.61, 25.37, 56.13, -0.01932, 22.86, -62.43, 4.57, 25.56, -19.74, -40.72, 12.77, 8.804, 49.48, -40.05, 16.42, -10.06, 22.3]}, {"hovertemplate": "<b>%{hovertext}</b><br><br>type=Steel<br>0=%{x}<br>1=%{y}<br>2=%{z}<extra></extra>", "hovertext": ["Steelix", "Skarmory", "Mawile", "Aron", "Lairon", "Aggron", "Beldum", "Metang", "Metagross", "Registeel", "Jirachi", "Bronzor", "Bronzong", "Dialga", "Klink", "Klang", "Klinklang", "Cobalion"], "legendgroup": "Steel", "marker": {"color": "#FF6692", "symbol": "circle"}, "mode": "markers", "name": "Steel", "scene": "scene", "showlegend": true, "type": "scatter3d", "x": [-11.45, 29.49, 47.51, 26.29, 0.4017, -38.6, 8.274, 53.43, 59.5, 22.61, -7.727, 33.0, -1.692, 35.7, -11.0, -55.13, -40.07, 24.79], "y": [50.02, -49.06, -3.844, -2.843, 74.85, -27.83, -33.0, 20.89, 6.023, 28.66, 40.43, 12.35, 3.335, 19.87, -17.5, 1.948, -65.46, 58.96], "z": [-30.47, -15.97, -25.81, -15.01, 29.38, -69.23, -25.66, -52.81, -23.27, 46.81, 46.4, -16.57, -81.62, 37.49, -16.03, -31.64, -40.41, 10.68]}, {"hovertemplate": "<b>%{hovertext}</b><br><br>type=Flying<br>0=%{x}<br>1=%{y}<br>2=%{z}<extra></extra>", "hovertext": ["Tornadus-therian", "Tornadus"], "legendgroup": "Flying", "marker": {"color": "#B6E880", "symbol": "circle"}, "mode": "markers", "name": "Flying", "scene": "scene", "showlegend": true, "type": "scatter3d", "x": [-9.543, -7.143], "y": [5.042, 62.69], "z": [80.86, 53.45]}], "layout": {"legend": {"title": {"text": "type"}, "tracegroupgap": 0}, "scene": {"domain": {"x": [0, 1], "y": [0, 1]}, "xaxis": {"title": {"text": "0"}}, "yaxis": {"title": {"text": "1"}}, "zaxis": {"title": {"text": "2"}}}, "title": {"text": "3D t-SNE"}}}
